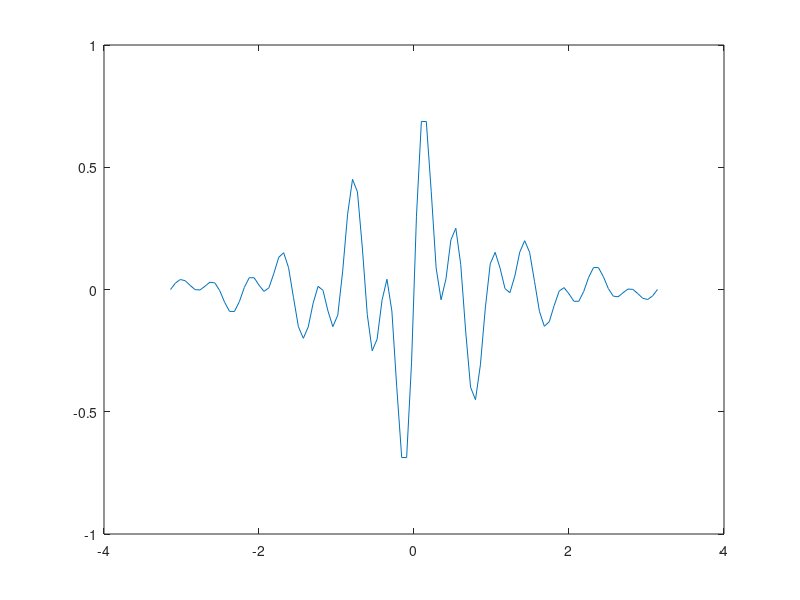

Write MATLAB code to recreate this figure.
% Homework 4 - Question 2
x = linspace(-pi,pi);

y_1 = cos(4*x);
y_2 = sin(10*x);
y_3 = exp(-abs(x));

y = y_1 .* y_2 .* y_3;

plot(x,y);
